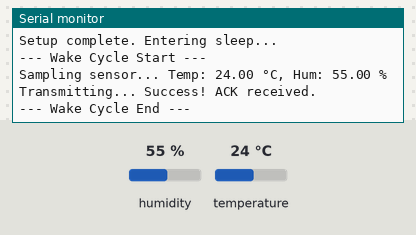
Recording of a sketch running on a simulated Arduino Uno, built with avr-gcc and run on an emulated ATmega328P. Parts: the last lines printed to the serial monitor. Inputs (shaded band) come from the test bench; at power-on: humidity 55 %, temperature 24 °C. Sleep ends after the set time or at an interrupt; no radio packets arrive unless stated.

Above: at 9.3 s.
9.4 s: humidity set to 22 %
15.5 s: temperature set to 12 °C
At 17.1 s:
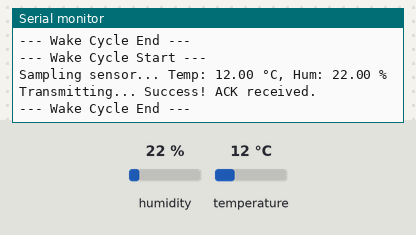
21.6 s: humidity set to 40 %
At 25.4 s:
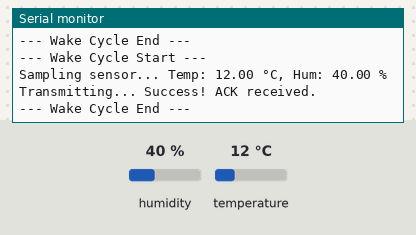
Timing chart, 0 to 26.9 s (numbered marks = the images above; inputs shaded):
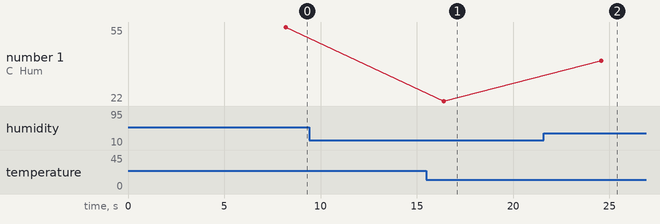

The sketch:

scout_node.ino
```cpp
#include <Arduino.h>
#include <avr/sleep.h>
#include <avr/wdt.h>
#include <avr/power.h>
#include <SPI.h>
#include <RF24.h>
#include <DHT.h>

// ---------------- CONFIGURATION ----------------

// Hardware Pins
#define DHT22_PIN   2
#define DHTTYPE     DHT22
#define NRF_CE_PIN  9
#define NRF_CSN_PIN 10

// Manually set the RF Channel (0-125). Must match the receiver.
#define NRF_CHANNEL 76

// Node & Communication
const uint8_t NODE_ID = 0x01;
const uint64_t GATEWAY_ADDRESS = 0xE8E8F0F0E1LL;
const uint8_t MAX_RETRIES = 5;
const uint8_t PACKET_TYPE_V1 = 0x01;

// Sleep settings: (5 minutes = 300s) / 8s WDT ≈ 37.5 → 38 cycles
#define WDT_CYCLES_FOR_SLEEP 1
volatile int wdt_cycles = 0; // updated in ISR

// ---------------- OBJECTS ----------------
RF24 radio(NRF_CE_PIN, NRF_CSN_PIN);
DHT dht(DHT22_PIN, DHTTYPE);

// Data packet structure
struct DataPacket {
  uint8_t nodeId;
  uint8_t packetType;
  int16_t temperature; // scaled ×100
  int16_t humidity;    // scaled ×100
};
DataPacket data;

// ---------------- ISR ----------------
// Watchdog Timer Interrupt — fires every 8s
ISR(WDT_vect) {
  wdt_cycles++;
}

// ---------------- FORWARD DECLARATIONS ----------------
void setupWatchdog();
void goToSleep();
void performOperationalCycle();
bool readSensorData();
bool transmitPacket();
// find_best_channel() is no longer used but can be kept for future use
int find_best_channel();

// ---------------- SETUP ----------------
void setup() {
  MCUSR &= ~(1 << WDRF);   // disable WDT reset flag
  wdt_disable();

  Serial.begin(115200);
  Serial.println(F("Scout-Node Booting..."));

  dht.begin();

  data.nodeId = NODE_ID;
  data.packetType = PACKET_TYPE_V1;

  // Initialize radio with the fixed channel
  SPI.begin();
  if (radio.begin()) {
    // Set the manually defined channel
    radio.setChannel(NRF_CHANNEL);
    Serial.print(F("Using fixed RF channel: "));
    Serial.println(NRF_CHANNEL);

    radio.powerDown();
  } else {
    Serial.println(F("Radio not responding!"));
  }
  SPI.end();

  setupWatchdog();
  Serial.println(F("Setup complete. Entering sleep..."));
  goToSleep();
}

// ---------------- LOOP ----------------
void loop() {
  if (wdt_cycles >= WDT_CYCLES_FOR_SLEEP) {
    wdt_cycles = 0; // reset counter
    performOperationalCycle();
  }
  goToSleep(); // always sleep after loop
}

// ---------------- CORE FUNCTIONS ----------------
void performOperationalCycle() {
  Serial.println(F("\n--- Wake Cycle Start ---"));
  SPI.begin();
  if (!radio.begin()) {
    Serial.println(F("Radio init failed!"));
    return;
  }
  radio.setPALevel(RF24_PA_LOW);
  radio.stopListening();
  radio.openWritingPipe(GATEWAY_ADDRESS);
  radio.setAutoAck(true);
  radio.setRetries(5, 15);

  if (readSensorData()) {
    transmitPacket();
  }
  radio.powerDown();
  SPI.end();
  Serial.println(F("--- Wake Cycle End ---"));
}

bool readSensorData() {
  Serial.print(F("Sampling sensor... "));
  float temp = dht.readTemperature();
  float hum  = dht.readHumidity();
  if (isnan(temp) || isnan(hum)) {
    Serial.println(F("DHT22 read failed!"));
    return false;
  }
  data.temperature = (int16_t)(temp * 100.0);
  data.humidity    = (int16_t)(hum * 100.0);

  Serial.print(F("Temp: ")); Serial.print(temp);
  Serial.print(F(" °C, Hum: ")); Serial.print(hum);
  Serial.println(F(" %"));
  return true;
}

bool transmitPacket() {
  Serial.print(F("Transmitting... "));
  for (int i = 0; i < MAX_RETRIES; i++) {
    if (radio.write(&data, sizeof(data))) {
      Serial.println(F("Success! ACK received."));
      return true;
    }
    Serial.print(F("Failed, retry "));
    Serial.println(i + 1);
  }
  Serial.println(F("All retries failed."));
  return false;
}

// This function is no longer called in setup but is kept for reference.
int find_best_channel() {
  const int num_channels = 126;
  const int step = 5;
  const int samples = 100;
  uint8_t carrier_counts[num_channels] = {0};

  for (int i = 0; i < num_channels; i += step) {
    radio.setChannel(i);
    radio.startListening();
    for (int j = 0; j < samples; j++) {
      delayMicroseconds(128);
      if (radio.testCarrier()) carrier_counts[i]++;
    }
    radio.stopListening();
  }

  int best_channel = 0, min_count = 255;
  for (int i = 0; i < num_channels; i += step) {
    if (carrier_counts[i] < min_count) {
      min_count = carrier_counts[i];
      best_channel = i;
    }
  }
  return best_channel;
}

// ---------------- POWER MANAGEMENT ----------------
void setupWatchdog() {
  wdt_reset();
  MCUSR &= ~(1 << WDRF);
  WDTCSR |= (1 << WDCE) | (1 << WDE);
  WDTCSR = (1 << WDP3) | (1 << WDP0); // 8s
  WDTCSR |= (1 << WDIE); // interrupt mode
}

void goToSleep() {
  Serial.flush();
  set_sleep_mode(SLEEP_MODE_PWR_DOWN);
  cli();
  sleep_bod_disable();
  sei();
  sleep_enable();
  sleep_cpu();
  sleep_disable();
}
```

Measured:
- after the input at 15.5 s, the serial monitor: prints a new line after 0.90 s (image 1)
- after the input at 21.6 s, the serial monitor: prints a new line after 3.0 s (image 2)
- plotted number 1: 22 → 40 after the input at 21.6 s
